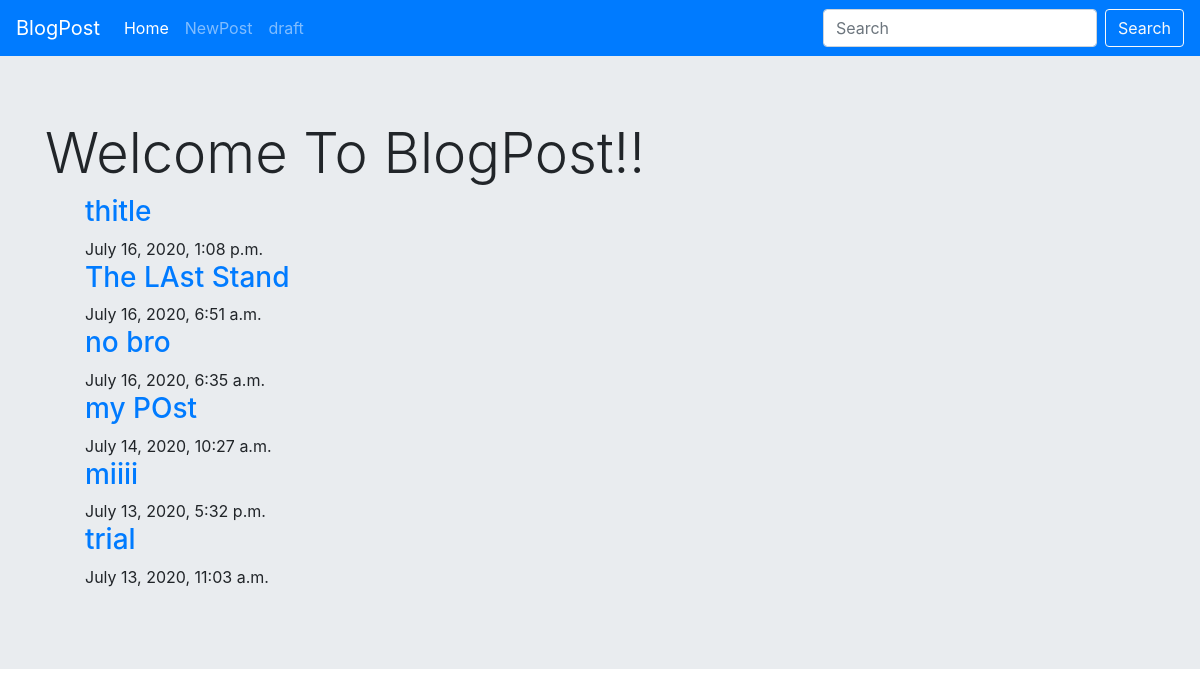
The page / on the database its author committed.
### my_app/models.py (models this page shows, shortened)
class Post(models.Model):
    author = models.ForeignKey(User, on_delete=models.CASCADE)
    title = models.CharField(max_length=256)
    text = models.TextField()
    created = models.DateTimeField(auto_now_add=True)
    published = models.DateTimeField(blank=True, null=True)

### my_app/views.py (the view)
# urls.py: 2. Add a URL to urlpatterns:  path('', views.home, name='home')
def home(request):
    post = Post.objects.all()[::-1]
    context = {'post':post}
    return render(request,'my_app/home.html',context)

### my_app/templates/my_app/home.html
{% extends 'base.html' %}
{% block content %}
<div class="jumbotron jumbotron-fluid">
  <div class="container">
    <h1 class="display-4">Welcome To BlogPost!! </h1>
    <ul style="list-style-type:none">
      {% for post in post %}
      <h3><a href="{% url 'my_app:post_detail' post.id %}"><li>{{post.title}}</li></a></h3>
      <li>{{post.created}}</li>
      {% endfor %}
    </ul>
  </div>
</div>
{% endblock %}

### templates/base.html (shortened to what this page needs)
<!DOCTYPE html>
{% load static %}
<html lang="en" dir="ltr">
  <head>
    <link rel="stylesheet" href="https://stackpath.bootstrapcdn.com/bootstrap/4.5.0/css/bootstrap.min.css">
    <link rel="stylesheet" href="{% static 'css/master.css' %}">
  </head>
  <body>
    <nav class="navbar navbar-expand-lg navbar-dark bg-primary">
  <a class="navbar-brand" href="#">BlogPost</a>
  <div class="collapse navbar-collapse" id="navbarSupportedContent">
    <ul class="navbar-nav mr-auto">
      <li class="nav-item active">
        <a class="nav-link" href="{% url 'my_app:home' %}">Home</a>
      </li>
      <li class="nav-item">
        <a class="nav-link" href="{% url 'my_app:new_post'%}">NewPost</a>
      </li>
      <li class="nav-item">
        <a class="nav-link" href="{% url 'my_app:draftlist'%}">draft</a>
      </li>
    </ul>
    <form class="form-inline my-2 my-lg-0">
      <input class="form-control mr-sm-2" type="search" placeholder="Search" aria-label="Search">
      <button class="btn btn-outline-light my-2 my-sm-0" type="submit">Search</button>
    </form>
  </div>
</nav>
{% block content %}
{% endblock %}
  </body>
</html>

### rows shown on the page
Post: title "thitle", created "July 16, 2020, 1:08 p.m."
Post: title "The LAst Stand", created "July 16, 2020, 6:51 a.m."
Post: title "no bro", created "July 16, 2020, 6:35 a.m."
Post: title "my POst", created "July 14, 2020, 10:27 a.m."
Post: title "miiii", created "July 13, 2020, 5:32 p.m."
Post: title "trial", created "July 13, 2020, 11:03 a.m."
